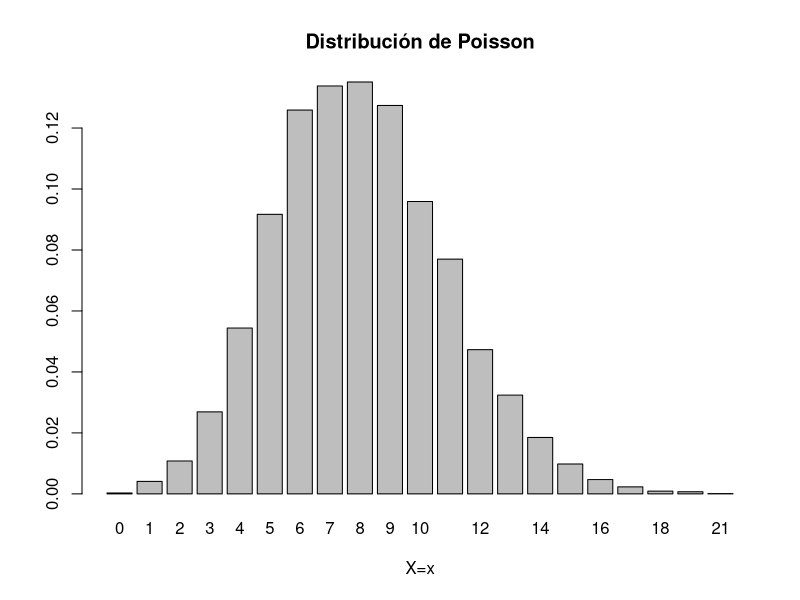
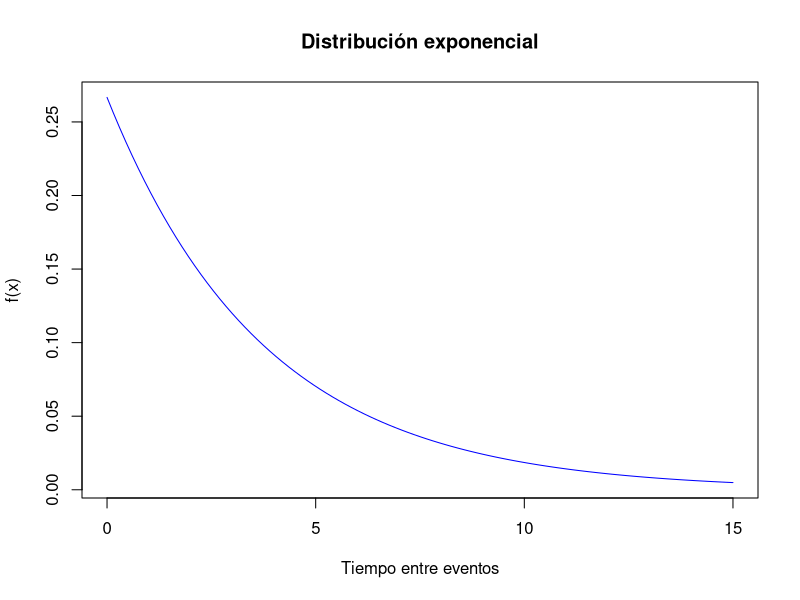

Here is the R script that generated these plots, in order:
## EJEMPLO 02: DISTRIBUCIÓN DE POISSON Y EXPONENCIAL
"Si X es una variable alestoria tal que X representa el número de eventos que ocurren 
en un periodo de tiempo fijo, entonces X~Poisson(lambda), donde lambda es el número 
promedio de eventos en un intervalo de tiempo.

Por ejemplo, un ECommerce registra, en promedio, 8 órdenes de compra cada 30 minutos. 
¿Cuál es la probabilidad de que se registren 12 órdenes de compra en los siguientes 30 minutos?"
dpois(x = 12, lambda = 8)

"Cuál es la probabilidad de que se registren entre 4 y 9 órdenes de compra en los 
siguientes 30 minutos?"
dpois(x = 9, lambda = 8) - dpois(x = 4, lambda = 8)

"Cuál es la probabilidad de que se registren menos de 5 órdenes de compra 
en los siguientes 30 minutos?"
ppois(q = 4, lambda = 8, lower.tail = TRUE)

"Para nuestro ejemplo, la distribución de la variable aleatoria tiene la siguiente 
forma:"
poisson <- rpois(n = 10000, lambda = 8)
barplot(table(poisson)/length(poisson),
        main = "Distribución de Poisson", 
        xlab = "X=x")

"Para una distribución de Possion tenemos que:
    - E[X] = lambda
    - SD[X] = sqrt(lambda)
Esto podemos comprobarlo con las funciones descriptivas que hemos visto:"
mean(poisson)
sd(poisson)

"Relacionada a la distribución de Possion, está la distribución exponencial, la 
cual modela la probabilidad del tiempo entre eventos de Poisson. Como el tiempo es 
una variable aleatoria continua, la distribución exponencial pertence a la familia 
de funciones de distribución continuas.

Esta distribución toma un sólo parámetro, el número de eventos de Possion por unidad 
de tiempo. Con nuestro ejemplo anterior, sabemos que, en promedio, se realizan 0.2667 
órdenes de compra por minuto."
rate.exp <- 8/30
rate.exp

"¿Cuál es la probabilidad de que tengan que pasar menos de 5 minutos hasta que se 
realice la siguiente orden de compra?"
pexp(q = 4, rate = rate.exp)

"Para nuestro ejemplo, la distribución de la variable aleatoria tiene la siguiente 
forma:"
curve(dexp(x, rate =rate.exp), from=0, to=15, 
      col='blue', main = "Distribución exponencial",
      ylab = "f(x)", xlab = "Tiempo entre eventos")

"Para una distribución de exponencial tenemos que:
    - E[X] = 1/lambda
    - SD[X] = sqrt(1/lambda**2)
Esto podemos comprobarlo con las funciones descriptivas que hemos visto:"
expon <- rexp(n = 1000, rate = rate.exp)
mean(expon)
sd(expon)
